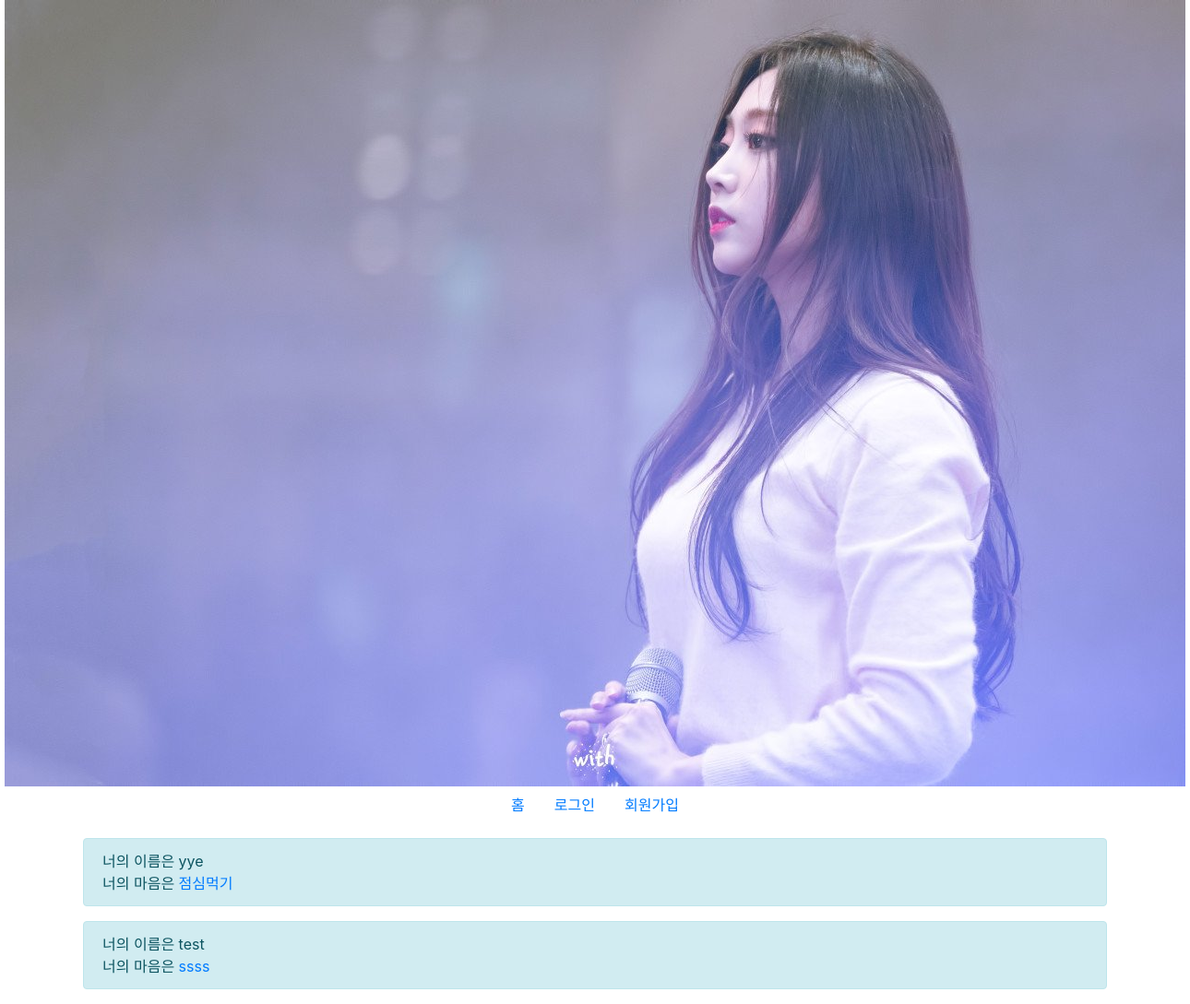
The page /board/ on the database as committed earlier.
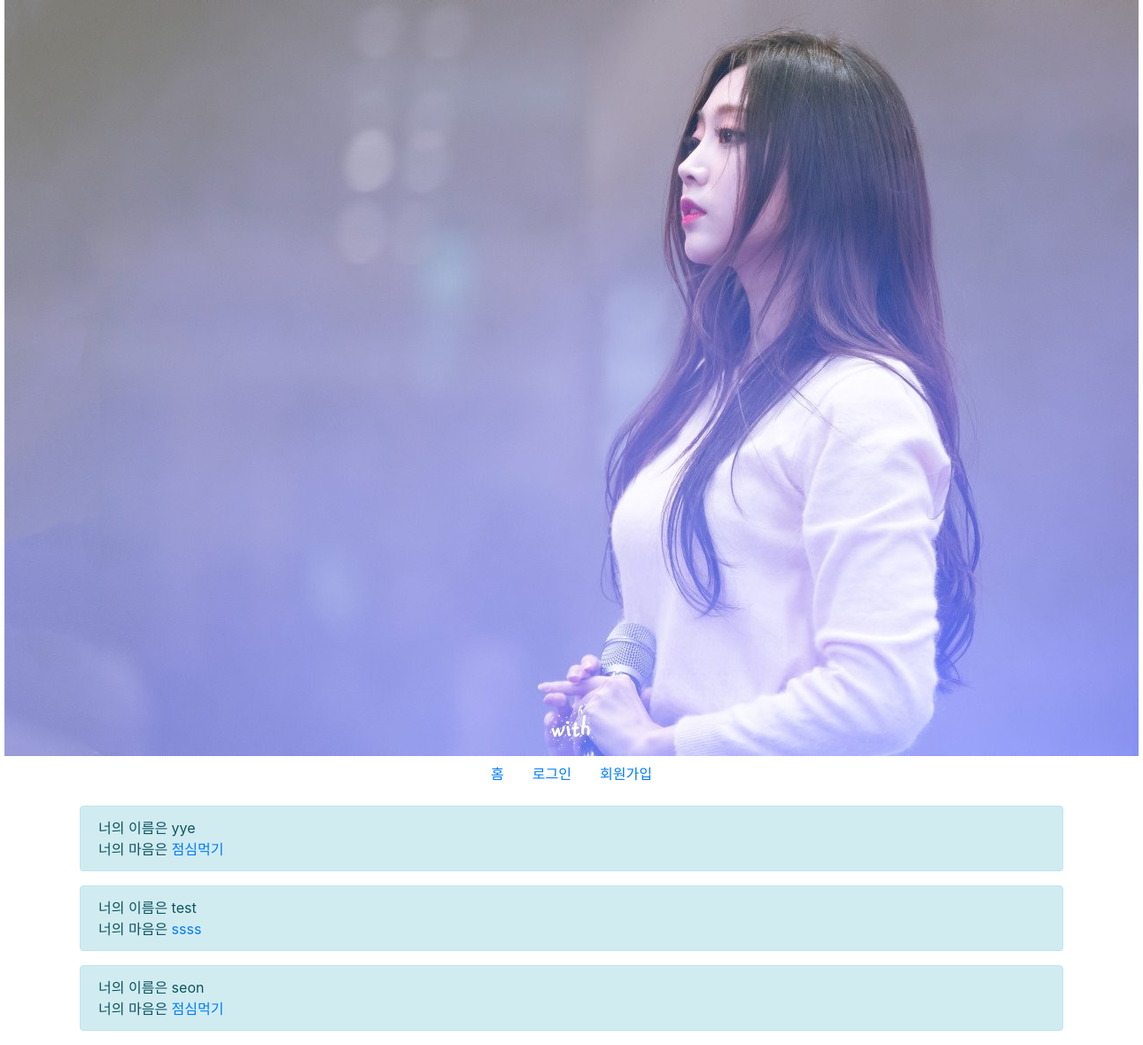
The same page on the database as committed later.
### board/models.py (models this page shows)
class Board(models.Model):
    title = models.CharField(max_length=100)
    content = models.CharField(max_length=100)
    created_at = models.DateField(auto_now_add=True)
    user = models.ForeignKey(settings.AUTH_USER_MODEL,
                             on_delete=models.CASCADE)

### board/views.py (the view)
# urls.py: path('', views.index, name='index'),
def index(request):
    boards = Board.objects.all()
    context = {
        'boards': boards
    }
    return render(request, 'board/index.html', context)

### board/templates/board/index.html
{% extends 'base.html' %}
{% load bootstrap4 %}
{% block body %}
{% for board in boards %}
<div class="alert alert-info" role="alert">
  너의 이름은 {{board.user}}
  <br>
  너의 마음은
  <a href="{% url 'board:detail' board.id %}">{{board.title}}</a>
</div>
{% endfor %}
{% endblock %}

Rows that differ between the two databases and show on the page:
added Board: user "seon", title "점심먹기"
